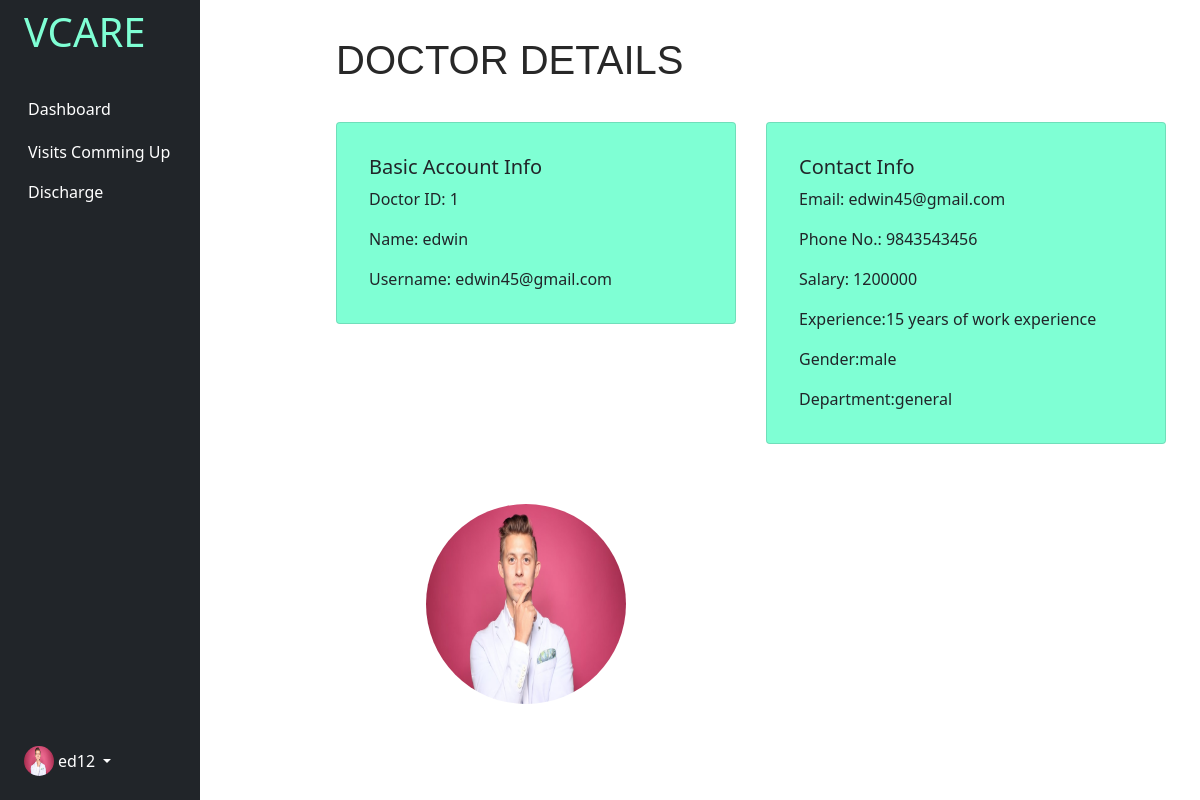
/ddashboard (signed in), run on the app's committed database.
### tables this page shows
CREATE TABLE LOGIN(
    U_NAME VARCHAR2(10) PRIMARY KEY,
    PWD VARCHAR2(10) NOT NULL,
    TYPE  VARCHAR2(10) NOT NULL,
    DPLOC VARCHAR2(50) NOT NULL);

CREATE TABLE DOCTOR(
    DOC_ID INTEGER PRIMARY KEY AUTOINCREMENT,
    DOC_NAME VARCHAR2(255) NOT NULL,
    U_NAME REFERENCES LOGIN(U_NAME),
    DEP VARCHAR2(20) NOT NULL,    
    DOC_GENDER VARCHAR2(6) NOT NULL,
    DOC_EXP VARCHAR2(50) NOT NULL,
    DOC_SALARY NUMBER(10,2) NOT NULL,
    DOC_PHONE NUMBER(10) NOT NULL,
    DOC_EMAIL VARCHAR2(20) NOT NULL);

### app.py (the view)
@app.route('/ddashboard')
def ddashboard():
    uname = session["name"]
    con = sqlite3.connect("database.db")
    cur = con.cursor()
    cur.execute("SELECT DPLOC FROM LOGIN WHERE U_NAME='{un}'".format(un=uname))
    acc = cur.fetchall()
    for i in acc:
        dp = i[0]
    cur.execute("SELECT *FROM DOCTOR WHERE U_NAME='{un}'".format(un=uname))
    ddata = cur.fetchall()
    return render_template('ddashboard.html', ddata=ddata, dp=dp)

### templates/ddashboard.html (shortened to what this page needs)
{% extends "ddashbase.html" %}
{% block head %}
{{ super() }}
{% endblock %}
{% block content %}
<div class="container" style="margin-top:20px;margin-left:50px;">
    <h1 style="font-family:sans-serif; color:#282828"> DOCTOR DETAILS</h1>
    <div class="row">
        <div class="col" style="width:430px;">
            <div class=" card" style="background-color:aquamarine;width:400px;display:inline-flex;margin-right:20px;;">
                <div class="card-body">
                    <h5 class="card-title">Basic Account Info</h5>
                    <p class="card-text">Doctor ID: {{ddata[0][0]}}</p>
                    <p class="card-text">Name: {{ddata[0][1]}}</p>
                    <p class="card-text">Username: {{ddata[0][8]}}</p>
                </div>
            </div>
        </div>
        <div class="col" style="width:400px;">
            <div class="card" style="background-color:aquamarine;width:400px;display:inline-flex;">
                <div class="card-body">
                    <h5 class="card-title">Contact Info</h5>
                    <p class="card-text">Email: {{ddata[0][8]}}</p>
                    <p class="card-text">Phone No.: {{ddata[0][7]}}</p>
                    <p class="card-text">Salary: {{ddata[0][6]}}</p>
                    <p class="card-text">Experience:{{ddata[0][5]}}</p>
                    <p class="card-text">Gender:{{ddata[0][4]}}</p>
                    <p class="card-text">Department:{{ddata[0][3]}}</p>
                </div>
            </div>
        </div>
        <div class="col">
            <img class="fluid "
                style="border-radius:100%;margin-top:30px;margin-left:90px;width:200px;height:200px;display:inline-flex;"
                src="{{url_for('static',filename=dp)}}">
        </div>
    </div>
</div>
{% endblock content %}

### templates/ddashbase.html (shortened to what this page needs)
<!DOCTYPE html>
<head>
    {% block head %}
    <link rel="stylesheet" href="{{ url_for('static',filename='css/bootstrap.min.css') }}">
    <link rel="stylesheet" href="{{ url_for('static',filename='css/styles.css') }}">
    <link rel="stylesheet" href="{{ url_for('static',filename='css/card.css') }}">
    <link rel="stylesheet" href="{{ url_for('static',filename='css/sidebars.css') }}">
    {% endblock %}
</head>
<body id="body">
    <div class="container-fluid">
        <div class="row flex-nowrap">
            <div class="col-auto col-md-3 col-xl-2 px-sm-2 px-0 bg-dark fixed-top ">
                <div class="d-flex flex-column align-items-center align-items-sm-start px-3 pt-2 text-white min-vh-100">
                    <a href="/"
                        class="d-flex align-items-center pb-3 mb-md-0 me-md-auto text-white text-decoration-none">
                        <span class="fs-5 d-none d-sm-inline">
                            <h1 style="color:aquamarine;">VCARE</h1>
                        </span>
                    </a>
                    <ul class="nav nav-pills flex-column mb-sm-auto mb-0 align-items-center align-items-sm-start"
                        id="menu">
                        <li>
                            <a href="/ddashboard" class="nav-link px-0 align-middle">
                                 <span class="ms-1 d-none d-sm-inline"
                                    style="color:white;">Dashboard</span></a>
                        </li>
                        <li>
                            <a href="/dvisit" class="nav-link px-0 align-middle"><span class="ms-1 d-none d-sm-inline"
                                    style="color:white;">Visits Comming Up</span></a>
                        </li>
                        <li>
                            <a href="/dapppointment" class="nav-link px-0 align-middle"><span
                                    class="ms-1 d-none d-sm-inline" style="color:white;">Discharge</span></a>
                        </li>
                    </ul>
                    <div class="dropdown pb-4">
                        <a href="#" class="d-flex align-items-center text-white text-decoration-none dropdown-toggle"
                            id="dropdownUser1" data-bs-toggle="dropdown" aria-expanded="false">
                            {% if dp %}
                            <img src="{{url_for('static',filename=dp)}}" width="30" height="30" class="rounded-circle">
                            {% endif %}
                            <span class="d-none d-sm-inline mx-1">{{session.name}}</span>
                        </a>
                    </div>
                </div>
            </div>
            <div class="col py-3" style="margin-left:250px;margin-right:50px;">
                {% block content %}
                {% endblock %}
            </div>
        </div>
    </div>
</body>
</html>

### static/css/card.css (style rules this page uses)
.card { display: grid; grid-template-columns: repeat(2, 1fr); grid-gap: 2rem; background: #f1f1f1; margin-top: 30px; margin-bottom: 30px; }
.card > div { padding: 2rem; }

### static/css/sidebars.css (style rules this page uses)
body { min-height: 100vh; min-height: -webkit-fill-available; }
.dropdown-toggle { outline: 0; }

### data on the page
LOGIN: DPLOC (picture)
DOCTOR: DOC_ID "1", DOC_NAME "edwin", DOC_EMAIL "edwin45@gmail.com", DOC_PHONE "9843543456", DOC_SALARY "1200000", DOC_EXP "15 years of work experience", DOC_GENDER "male", DEP "general"

### other printed values
{{ session.name }} "ed12"
